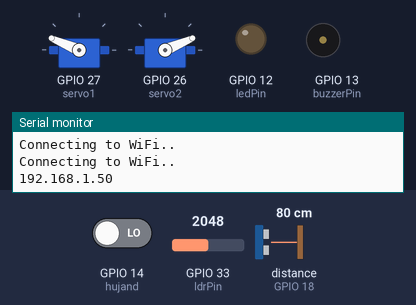
A sketch run on a simulated ESP32. Shown: 2 × servo, output pins drawn as LEDs (lit = HIGH), buzzer (waves = sounding, pin HIGH), the last lines printed to the serial monitor. Wiring (inferred from the names in the program): ultrasonic range finder: trigger GPIO 5; echo GPIO 18. Dashed ring = blinking. Inputs (shaded band) come from the test bench; at power-on: distance to the obstacle (sensor on GPIO 18) 80 cm, GPIO 33 (ldrPin) = 2048, GPIO 14 (hujand) LOW. The echo pulse lasts 58.3 µs per cm; WiFi joins after 1.5 s; servers stay silent unless stated; pins used as bus, display or sensor lines are not drawn.

Above: at 3.5 s.
3.6 s: distance to the obstacle (sensor on GPIO 18) set to 2 cm
7.1 s: GPIO 33 (ldrPin) set to 527
12.5 s: GPIO 33 (ldrPin) set to 469
At 13.7 s:
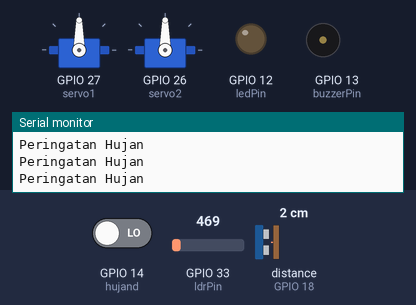
14.0 s: GPIO 33 (ldrPin) set to 540
At 15.63 s:
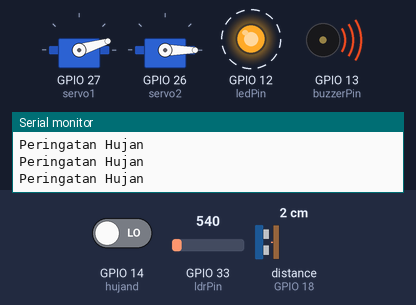
18.0 s: GPIO 14 (hujand) driven HIGH
At 19.4 s:
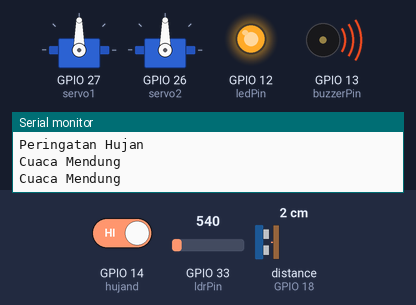
21.5 s: GPIO 14 (hujand) driven LOW
At 23.2 s:
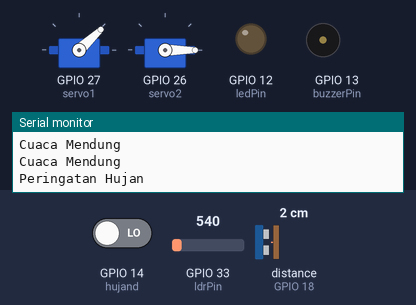
Timing chart, 0 to 27.9 s (numbered marks = the images above; inputs shaded):
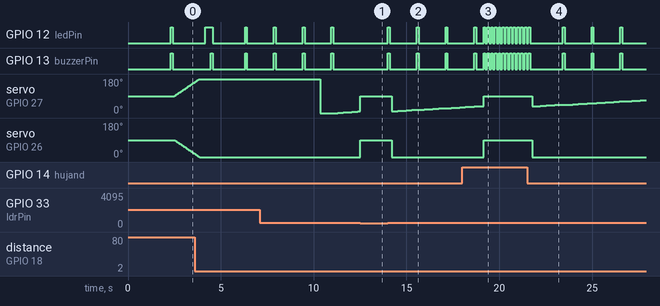

The sketch:

BOT_TELEGRAM.ino
```cpp
#include <Servo.h>
#include <WiFi.h>
#include <WiFiClientSecure.h>
#include <UniversalTelegramBot.h>
#include <ArduinoJson.h>

const char* ssid = "Maniac Nolep";
const char* password = "12345678907";

#define BOTtoken "5988302742:AAELqs3ksw-Hutvvkf1ei_223IN_tUZiYw4"

#define CHAT_ID "1861690898"

#define trig 5
#define echo 18
unsigned long duration;
unsigned int distance;

const int ledPin = 12;
const int buzzerPin = 13;
const int ldrPin = 33;
const int hujand = 14;


Servo servo1;
Servo servo2;
String jarak, hujan, cuaca, status="asyroful";

int pos1 = 90;
int pos2 = 90;
int kirimUltrasonic = 0;

WiFiClientSecure client;
UniversalTelegramBot bot(BOTtoken, client);
int botRequestDelay = 1000;
unsigned long lastTimeBotRan;


void setup() {
  // Connect to Wi-Fi
  WiFi.mode(WIFI_STA);
  WiFi.begin(ssid, password);
#ifdef ESP32
  client.setCACert(TELEGRAM_CERTIFICATE_ROOT);  // Add root certificate for api.telegram.org
#endif
  while (WiFi.status() != WL_CONNECTED) {
    delay(1000);
    Serial.println("Connecting to WiFi..");
  }
  // Print ESP32 Local IP Address
  Serial.println(WiFi.localIP());

  servo1.attach(27);  //rusak
  servo2.attach(26);  //baru
  Serial.begin(115200);
  servo1.write(90);  //Posisi awal servo1
  servo2.write(90);

  pinMode(ledPin, OUTPUT);
  pinMode(buzzerPin, OUTPUT);
  pinMode(ldrPin, INPUT);
  pinMode(trig, OUTPUT);
  pinMode(echo, INPUT);
  bot.sendMessage(CHAT_ID, "Welcome, To SMARTCLOTHESLINE", "");
}

void loop() {

  //Sensor Cahaya
  int ldrStatus = analogRead(ldrPin);

  if (digitalRead(hujand) == 1 && ldrStatus >= 500) {

    digitalWrite(buzzerPin, HIGH);
    digitalWrite(ledPin, HIGH);
    delay(100);

    digitalWrite(buzzerPin, LOW);
    digitalWrite(ledPin, LOW);
    delay(100);

    cuaca = "Cuaca Mendung";
    String data = (String)cuaca;
    Serial.println(data);
    if (status != data) {
      bot.sendMessage(CHAT_ID, "Cuaca Mendung", "");
      status = data;
    }

  } else {

    digitalWrite(buzzerPin, LOW);
    digitalWrite(ledPin, LOW);
    //Serial.println("CERAH");
  }

  //Sensor Hujan'
  if (digitalRead(hujand) == 0 && ldrStatus >= 500) {
    digitalWrite(buzzerPin, HIGH);
    digitalWrite(ledPin, HIGH);
    delay(100);

    digitalWrite(buzzerPin, LOW);
    digitalWrite(ledPin, LOW);
    delay(100);
    tutup();

    hujan = "Peringatan Hujan";
    String data = (String)hujan;
    Serial.println(data);
    if (status != data) {
      bot.sendMessage(CHAT_ID, "Peringatan Hujan", "");
      status = data;
    }
  } else {
    servo1.write(90);
    servo2.write(90);
    //Serial.println("CERAH");
  }

  //Sensor Ultrasonik
  digitalWrite(trig, LOW);
  delayMicroseconds(5);
  digitalWrite(trig, HIGH);
  delayMicroseconds(5);
  digitalWrite(trig, LOW);
  duration = pulseIn(echo, HIGH);
  distance = duration / 58.2;
  if (distance <= 40) {
    if (kirimUltrasonic == 0) {
      digitalWrite(ledPin, HIGH);
      jarak = "Ada pakaian jatuh";
      String data = (String)jarak;
      Serial.println(data);
      if (status != data) {
        bot.sendMessage(CHAT_ID, "Ada Pakaian Jatuh", "");
        status = data;
      }
    } else {
      digitalWrite(ledPin, LOW);
    }
    kirimUltrasonic++;
  }

  else if (distance > 40) {
    digitalWrite(ledPin, LOW);
    kirimUltrasonic = 0;
    jarak = "";
  }
}

void tutup() {
  for (int i = 0; i < 90; i++) {
    pos1++;
    servo1.write(pos1);
    pos2--;
    servo2.write(pos2);
    delay(15);
  }
}
```

Measured:
- the behaviour switches between 500 and 499 on GPIO 33 (ldrPin) (found by bisection; images 0 and 1)
- after the input at 12.5 s, GPIO 12 (ledPin), GPIO 13 (buzzerPin): stays LOW (without the input it goes to HIGH after 0.01 s); servo on GPIO 26 (servo2): 0° → 90° at once
- after the input at 14.0 s, GPIO 12 (ledPin), GPIO 13 (buzzerPin): alternates HIGH for 0.10 s and LOW for 1.5 s, starting at once; servo on GPIO 26 (servo2): 90° → 0° after 0.20 s
- after the input at 18.0 s, servo on GPIO 26 (servo2): 0° → 90° after 1.2 s
- after the input at 21.5 s, servo on GPIO 27 (servo1): 90° → 35° after 0.26 s, → 36° 0.15 s later, → 37° 0.15 s later, → 38° 0.15 s later, … (34 changes in this stretch); servo on GPIO 26 (servo2): 90° → 0° after 0.26 s
- by itself, GPIO 12 (ledPin), GPIO 13 (buzzerPin): alternates HIGH for 0.10 s and LOW for 1.5 s
